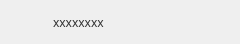
<?xml version="1.0" encoding="UTF-8"?>
<ui version="4.0">
 <class>UserCellUIClass</class>
 <widget class="QWidget" name="UserCellUIClass">
  <property name="geometry">
   <rect>
    <x>0</x>
    <y>0</y>
    <width>240</width>
    <height>44</height>
   </rect>
  </property>
  <property name="windowTitle">
   <string>Form</string>
  </property>
  <widget class="QLabel" name="nickLabel">
   <property name="geometry">
    <rect>
     <x>53</x>
     <y>14</y>
     <width>121</width>
     <height>17</height>
    </rect>
   </property>
   <property name="font">
    <font>
     <family>微软雅黑</family>
    </font>
   </property>
   <property name="styleSheet">
    <string notr="true">color: rgb(51,51,51);</string>
   </property>
   <property name="text">
    <string>xxxxxxxx</string>
   </property>
  </widget>
  <widget class="QLabel" name="userGraphicsView">
   <property name="geometry">
    <rect>
     <x>17</x>
     <y>7</y>
     <width>30</width>
     <height>30</height>
    </rect>
   </property>
   <property name="text">
    <string/>
   </property>
  </widget>
 </widget>
 <resources/>
 <connections/>
</ui>
